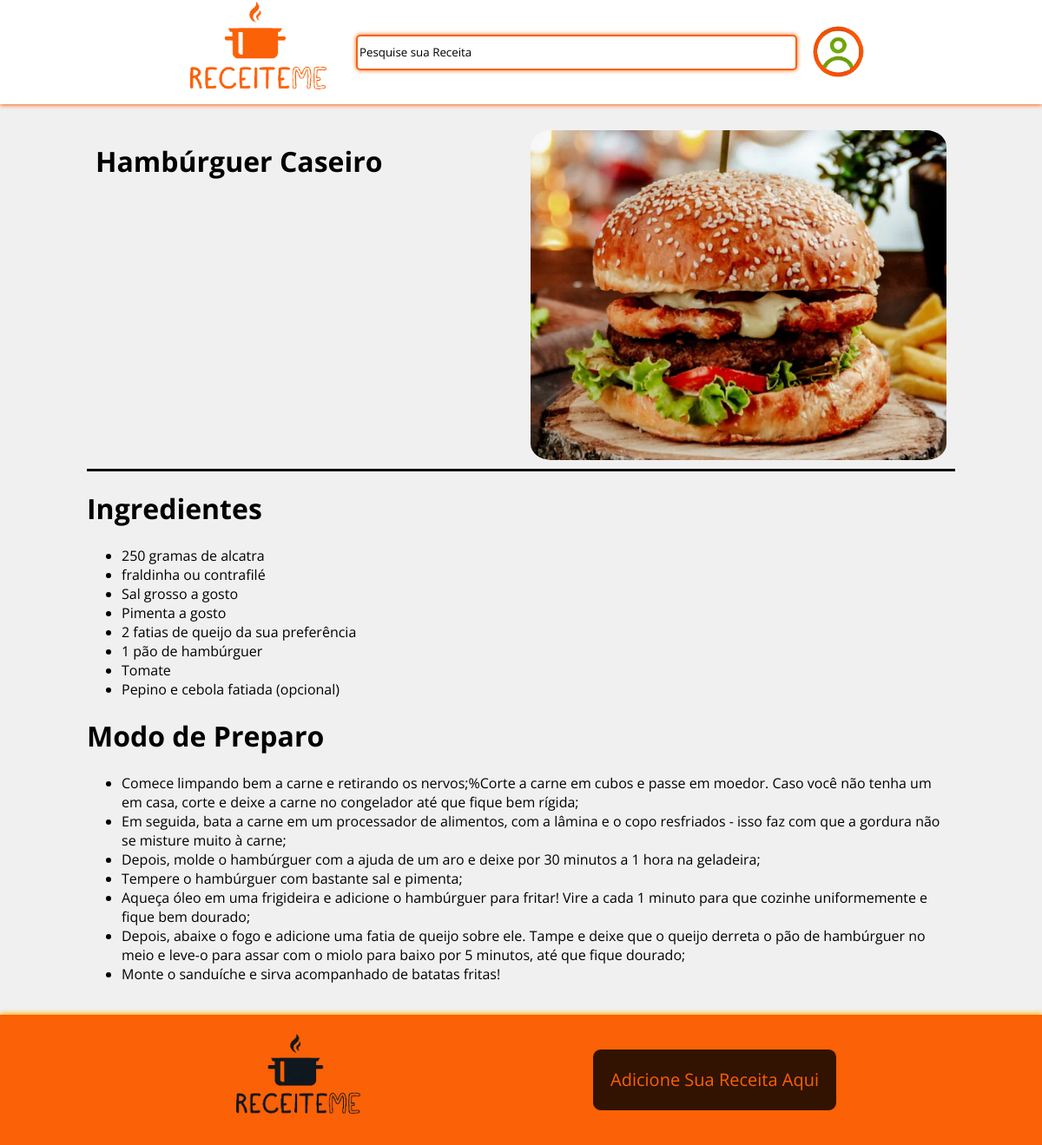
Screenshot of /receita.php?id=5 with the database file from the repository.
### tables this page shows
CREATE TABLE Receita(
    idReceita int(11) PRIMARY KEY AUTO_INCREMENT NOT NULL,
    nomeReceita varchar(150) NOT NULL, 
    ingredientes varchar(1500) NOT NULL,
    modoPreparo varchar(2500) NOT NULL, 
    img varchar(200) NOT NULL,
    categoria int(11),
    status varchar(15) NOT NULL,
    FOREIGN KEY (categoria) REFERENCES Categoria(idCategoria) ON DELETE CASCADE
);

### receita.php (the view, shortened to what this page needs)
<?php
require "Assets/conexao.php";
$id = $_GET["id"];
$comandoDadosReceita = "Select * from receita where idReceita = $id";
$result = mysqli_query($conexao, $comandoDadosReceita) or die(mysqli_error($conexao));
$Receitas = mysqli_fetch_assoc($result);
?>
<!DOCTYPE html>
<html lang="pt-br">
<head>
    <link href="receita.css" rel="stylesheet">
    <link href="fullsite.css" rel="stylesheet">
    <link href="assets/header_footer.css" rel="stylesheet">
</head>
<body>
    <?php
    require "assets/header.php";
    ?>
    <main>
        <div id="conteudo">
            <div id="primeira_linha">
                <div id="coluna_esquerda">
                    <h1><?= $Receitas['nomeReceita'] ?></h1>
                </div>
                <div id="coluna_direita">
                    <img src="<?= $Receitas['img'] ?>" alt="">
                </div>
            </div>
            <div id="linha_ingredientes">
                <h1>Ingredientes</h1>
                <ul>
                    <?php
                    $ingredientes = explode("&", $Receitas["ingredientes"]);
                    foreach ($ingredientes as $ingrediente) {
                        echo "<li>$ingrediente</li>";
                    }
                    ?>
                </ul>
            </div>
            <div id="linha_modopreparo">
                <h1>Modo de Preparo</h1>
                <ul>
                    <?php
                    $modoPreparo = explode("&", $Receitas["modoPreparo"]);
                    foreach ($modoPreparo as $modoPreparo) {
                        echo "<li>$modoPreparo</li>";
                    }
                    ?>
                </ul>
            </div>
        </div>
    </main>
    <?php
    require "assets/footer.php";
    ?>
</body>
</html>

### receita.css (style rules this page uses)
main { display: flex; justify-content: center; z-index: 0; }
div#conteudo { max-width: 1000px; width: 100%; height: auto; min-height: 100vh; padding: 20px 20px 0px 20px; z-index: 1; }
div#primeira_linha { display: flex; width: 100%; height: 400px; border-bottom: 3px solid black; }
div#primeira_linha div#coluna_esquerda { width: 44%; padding: 1%; margin-right: 5%; line-height: 20px; }
div#primeira_linha div#coluna_esquerda h1 { line-height: 30px; }
div#primeira_linha div#coluna_direita { width: 49%; padding: 1%; }
div#primeira_linha div#coluna_direita img { width: 100%; height: 100%; object-fit: cover; border-radius: 5%; }

### fullsite.css (style rules this page uses)
body { margin: 0 auto; font-family: 'Open Sans', sans-serif; width: 100%; height: 100%; display: flex; flex-direction: column; min-height:100vh; background-color: rgba(240, 240, 240, 1); }

### rows the page displays
receita: nomeReceita "Hambúrguer Caseiro", img (picture), ingredientes "250 gramas de alcatra", ingredientes "fraldinha ou contrafilé", ingredientes "Sal grosso a gosto", ingredientes "Pimenta a gosto", ingredientes "2 fatias de queijo da sua preferência", ingredientes "1 pão de hambúrguer", ingredientes "Tomate", ingredientes "Pepino e cebola fatiada (opcional)", modoPreparo "Comece limpando bem a carne e retirando os nervos;%Corte a carne em cubos e passe em moedor. Caso você não tenha um em casa, corte e deixe a carne no congelador até que fique bem rígida;", modoPreparo "Em seguida, bata a carne em um processador de alimentos, com a lâmina e o copo resfriados - isso faz com que a gordura não se misture muito à carne;", modoPreparo "Depois, molde o hambúrguer com a ajuda de um aro e deixe por 30 minutos a 1 hora na geladeira;", modoPreparo "Tempere o hambúrguer com bastante sal e pimenta;", modoPreparo "Aqueça óleo em uma frigideira e adicione o hambúrguer para fritar! Vire a cada 1 minuto para que cozinhe uniformemente e fique bem dourado;", modoPreparo "Depois, abaixe o fogo e adicione uma fatia de queijo sobre ele. Tampe e deixe que o queijo derreta o pão de hambúrguer no meio e leve-o para assar com o miolo para baixo por 5 minutos, até que fique dourado;", modoPreparo "Monte o sanduíche e sirva acompanhado de batatas fritas!"
